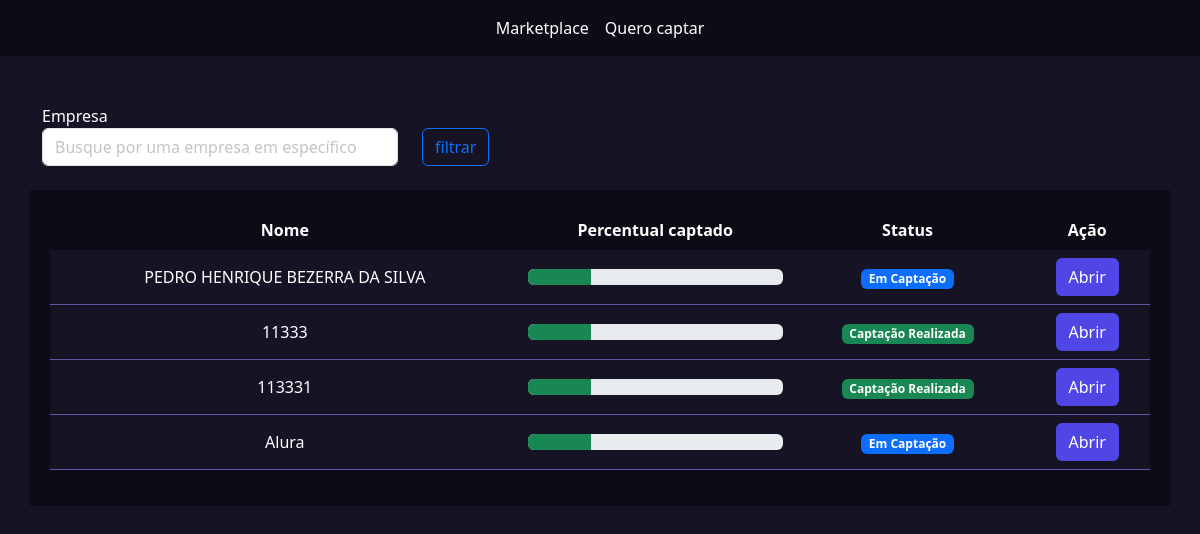
The app's page /empresarios/listar_empresas/ (signed in), older data.
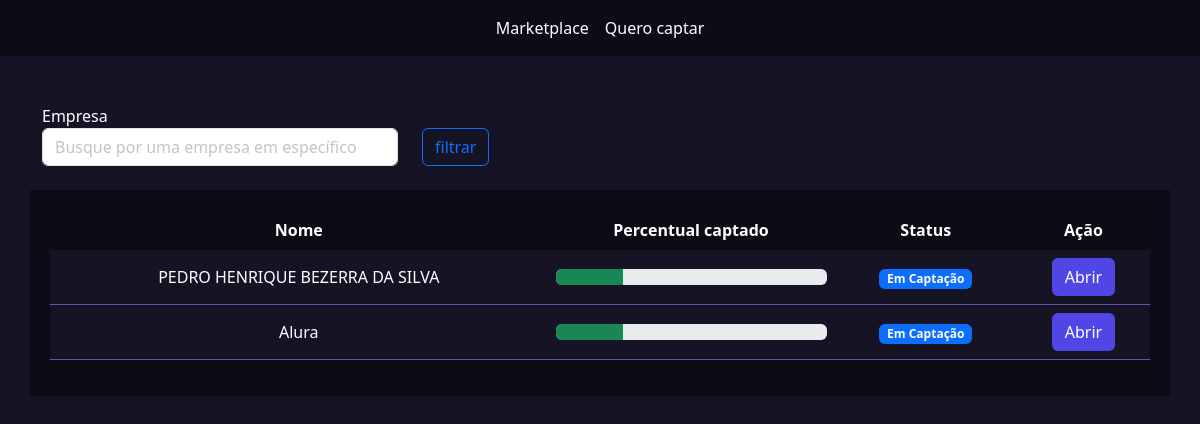
The same page, newer data.
### empresarios/models.py (models this page shows, shortened)
class Empresas(models.Model):
    tempo_existencia_choices = (
        ('-6', 'Menos de 6 meses'),
        ('+6', 'Mais de 6 meses'),
        ('+1', 'Mais de 1 ano'),
        ('+5', 'Mais de 5 anos')
    )
    estagio_choices = (
        ('I', 'Tenho apenas uma idea'),
        ('MVP', 'Possuo um MVP'),
        ('MVPP', 'Possuo um MVP com clientes pagantes'),
        ('E', 'Empresa pronta para escalar'),
    )
    area_choices = (
        ('ED', 'Ed-tech'),
        ('FT', 'Fintech'),
        ('AT', 'Agrotech'),
    )
    user = models.ForeignKey(User, on_delete=models.DO_NOTHING)
    nome = models.CharField(max_length=50)
    cnpj = models.CharField(max_length=30)
    site = models.URLField()
    tempo_existencia = models.CharField(max_length=2, choices=tempo_existencia_choices, default='-6')
    descricao = models.TextField()
    data_final_captacao = models.DateField()
    percentual_equity = models.IntegerField() # Percentual esperado
    estagio = models.CharField(max_length=4, choices=estagio_choices, default='I')
    area = models.CharField(max_length=3, choices=area_choices)
    publico_alvo = models.CharField(max_length=3)
    valor = models.DecimalField(max_digits=9, decimal_places=2) # Valor total a ser vendido
    pitch = models.FileField(upload_to='pitchs')
    logo = models.FileField(upload_to='logo')
    @property
    def status(self):
        if date.today() > self.data_final_captacao:
            return mark_safe('<span class="badge text-bg-success">Captação Realizada</span>')
        else:
            return mark_safe('<span class="badge text-bg-primary">Em Captação</span>')

### empresarios/views.py (the view)
# urls.py: path('listar_empresas/', views.listar_empresas, name='listar_empresas'),
def listar_empresas(request):
    if not request.user.is_authenticated:
        return redirect('/usuarios/logar/')
    if request.method == 'GET':
        empresas = Empresas.objects.filter(user=request.user)
        return render(request, 'listar_empresas.html', context={'empresas': empresas})

### empresarios/templates/listar_empresas.html (shortened to what this page needs)
{% extends "base.html" %}
{% load static %}
{% block 'head' %}
<link rel="stylesheet" href="{% static 'empresarios/css/listar_empresas.css' %}">
<link rel="stylesheet" href="{% static 'usuarios/css/usuarios.css' %}">
{% endblock 'head' %}
{% block 'body' %}
    {% include "partials/barra_navegacao.html" %}
    <br><br>
    <div class="container">
        <div class="row">
            <div class="col-md-4">
                <form action="{% url 'listar_empresas' %}" method="GET">
                <label>Empresa</label>
                <input type="text" name="empresa" class="form-control" placeholder="Busque por uma empresa em específico">
            </div>
            <div class="col-md">
                <br>
                <input type="submit" value="filtrar" class="btn btn-outline-primary">
            </div>
        </div>
    </div>
    <br>
    <div class="container dark-color container_empresas">
        <table class="table">
            <thead >
              <tr class="cabecalho" style="background-color: transparent !important;">
                <th class="cabecalho" scope="col">Nome</th>
                <th class="cabecalho" scope="col">Percentual captado</th>
                <th class="cabecalho" scope="col">Status</th>
                <th class="cabecalho" scope="col">Ação</th>
              </tr>
            </thead>
            <tbody>
                {% for empresa in empresas %}
                    <tr class="linha">
                        <td class="linha">{{empresa.nome}}</td>
                        <td class="linha">
                            <div class="progress">
                                <div class="progress-bar bg-success" role="progressbar" style="width: 25%" aria-valuenow="25" aria-valuemin="0" aria-valuemax="100"></div>
                            </div>
                        </td>
                        <td class="linha">{{empresa.status}}</td>
                        <td class="linha"><a href="{%  url 'empresa' empresa.id %}" class="btn btn-indigo-normal">Abrir</a></td>
                    </tr>
                {% endfor %}
            </tbody>
          </table>
    </div>
{% endblock 'body' %}

### templates/base.html (shortened to what this page needs)
{% load static %}
<!doctype html>
<html lang="pt-br">
  <head>
    <link rel="stylesheet" href="{% static 'geral/css/base.css' %}">
    <link href="https://cdn.jsdelivr.net/npm/bootstrap@5.3.3/dist/css/bootstrap.min.css" rel="stylesheet">
    {% block 'head' %}{% endblock 'head' %}
  </head>
  <body>
    {% block 'body' %}{% endblock 'body' %}
  </body>
</html>

### templates/partials/barra_navegacao.html
<nav class="navbar navbar-expand-lg navbar-dark dark-color">
    <div class="container-fluid">
        <div class="collapse navbar-collapse justify-content-center" id="navbarNav">
        <ul class="navbar-nav">
            <li class="nav-item">
	            <a class="nav-link active" aria-current="page" href="">Marketplace</a>
            </li>
            <li class="nav-item">
	            <a class="nav-link active" href="{% url 'cadastrar_empresa' %}">Quero captar</a>
            </li>
        </ul>
        </div>
    </div>
</nav>

### templates/static/geral/css/base.css (style rules this page uses)
:root { --main-color: #161424; --dark-color: #0D0C16; --contrast-color: #4F46E5; }
body { color: white !important; background-color: var(--main-color) !important; }
.dark-color { background-color: var(--dark-color); color: white !important; }

### templates/static/empresarios/css/listar_empresas.css (style rules this page uses)
.container_empresas { padding: 20px; }
.table { border-collapse: collapse !important; width: 100%; }
.cabecalho { background-color: transparent !important; border: none; color: white !important; text-align: center; }
.linha { vertical-align: middle; padding: 24px; text-align: center; background-color: var(--main-color) !important; color: white !important; border-bottom: 1px solid #6154a8; }
th { background-color: var; }

### templates/static/usuarios/css/usuarios.css (style rules this page uses)
.btn-indigo-normal { background-color: var(--contrast-color); color: white; }

Row changes from the older to the newer data that the page shows:
removed Empresas: nome "11333", status "Captação Realizada"
removed Empresas: nome "113331", status "Captação Realizada"
